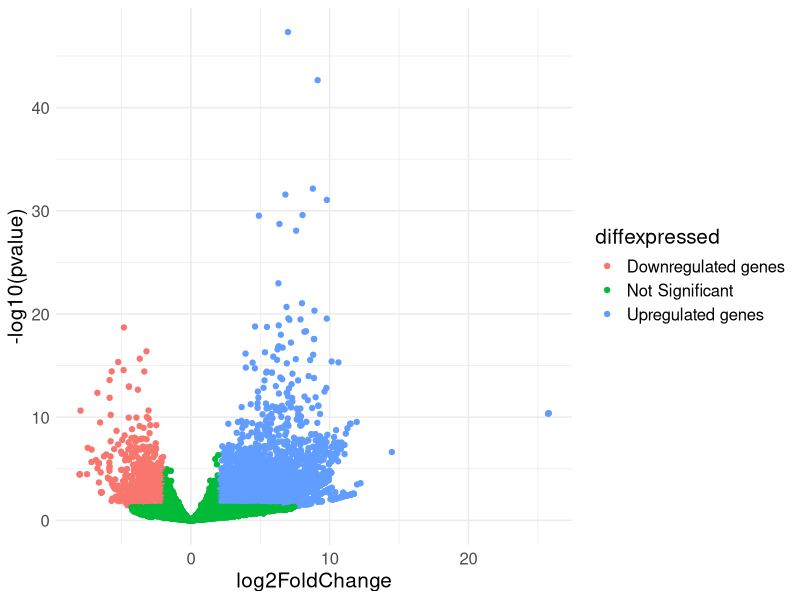

R code for this plot:
## ---- chunk 1
knitr::opts_chunk$set(echo = TRUE)
## ---- chunk 2
library(readr)
library(dplyr)
library(ggplot2)
library(readxl)
## ---- chunk 3
# Note :Verify file path
expression <- read.csv("expression-data.csv")
expression<- expression[-c(1)]
## ---- chunk 4
# define filter parameter
deg_pval <- 0.05 # max p value to define DEGs
deg_logFC <- 2 # min log fc value 

## ---- chunk 5
expression$diffexpressed <- "Not Significant"
expression$diffexpressed[expression$log2FoldChange  > deg_logFC  & expression$pvalue < deg_pval ] <- "Upregulated genes"
expression$diffexpressed[expression$log2FoldChange  < -deg_logFC & expression$pvalue < deg_pval] <- "Downregulated genes"
## ---- chunk 6
#see data
expression
## ---- chunk 7
ggplot(data=expression, aes(x=log2FoldChange, y=-log10(pvalue), col=diffexpressed)) +
  geom_point() + theme_minimal() + theme(text = element_text(size = 15))
